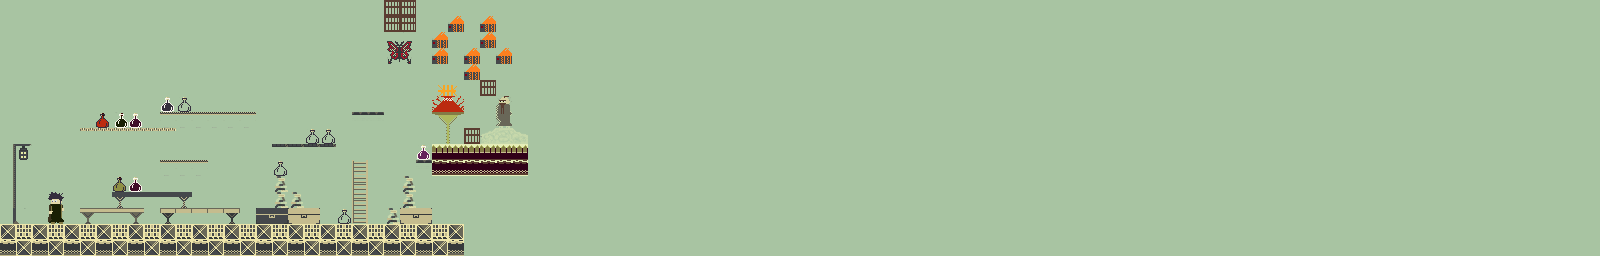

This game map was drawn from its Tiled (.tmx) file and the tilesets committed beside it. A one-line description and the trimmed map source follow:
An orthogonal 100x16 tile map with 16x16 px tiles, 2 tile layers (Tile Layer 1, Tile Layer 2).

<map version="1.0" orientation="orthogonal" renderorder="right-down" width="100" height="16" tilewidth="16" tileheight="16">
 <tileset firstgid="1" name="lab" tilewidth="16" tileheight="16">
  <image source="tiles.png" width="320" height="320" />
  <tile id="0">
   <properties>
    <property name="block" value="true" />
   </properties>
  </tile>
 </tileset>
 <layer name="Tile Layer 1" width="100" height="16">
  <data>[1600 cells, 1600 non-empty, 1 distinct tile ids]</data>
 </layer>
 <layer name="Tile Layer 2" width="100" height="16">
  <data>[1600 cells, 174 non-empty, 56 distinct tile ids]</data>
 </layer>
</map>
